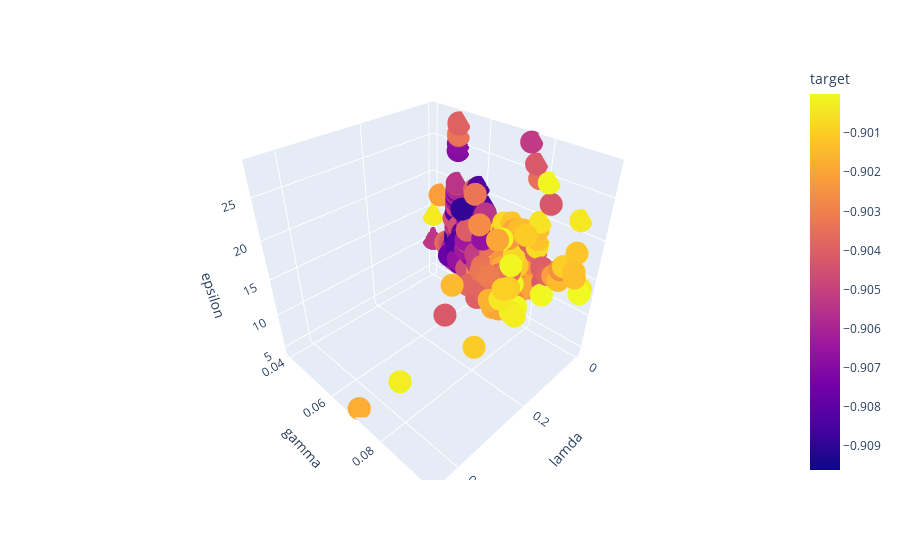

Notebook source saved alongside this figure:
### Code cell
px.scatter_3d(df3, x = "lamda", y = "gamma", z = "epsilon", color = "target", hover_data = ["epsilon"])

### Figure 1 — Plotly figure (JSON) as saved in the notebook; plotly's stock layout.template omitted (floating-point values rounded to 4 significant figures; data arrays with more than 128 entries replaced by an {"elided": "..."} marker saying what was removed)
{"data": [{"hovertemplate": "lamda=%{x}<br>gamma=%{y}<br>epsilon=%{z}<br>target=%{marker.color}<extra></extra>", "legendgroup": "", "marker": {"color": {"elided": "304 float values"}, "coloraxis": "coloraxis", "symbol": "circle"}, "mode": "markers", "name": "", "scene": "scene", "showlegend": false, "type": "scatter3d", "x": {"elided": "304 float values"}, "y": {"elided": "304 float values"}, "z": {"elided": "304 float values"}}], "layout": {"coloraxis": {"colorbar": {"title": {"text": "target"}}, "colorscale": [[0, "#0d0887"], [0.1111, "#46039f"], [0.2222, "#7201a8"], [0.3333, "#9c179e"], [0.4444, "#bd3786"], [0.5556, "#d8576b"], [0.6667, "#ed7953"], [0.7778, "#fb9f3a"], [0.8889, "#fdca26"], [1, "#f0f921"]]}, "legend": {"tracegroupgap": 0}, "margin": {"t": 60}, "scene": {"domain": {"x": [0, 1], "y": [0, 1]}, "xaxis": {"title": {"text": "lamda"}}, "yaxis": {"title": {"text": "gamma"}}, "zaxis": {"title": {"text": "epsilon"}}}}}
